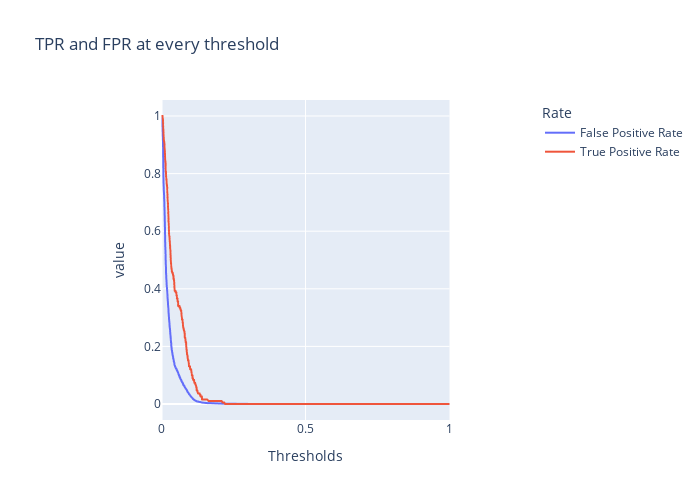

Notebook cell for this chart:
### Code cell
# Evaluating model performance at various thresholds
df = pd.DataFrame({
    'False Positive Rate': fpr,
    'True Positive Rate': tpr
}, index=thresholds)
df.index.name = "Thresholds"
df.columns.name = "Rate"

fig_thresh = px.line(
    df, title='TPR and FPR at every threshold',
    width=700, height=500
)

fig_thresh.update_yaxes(scaleanchor="x", scaleratio=1)
fig_thresh.update_xaxes(range=[0, 1], constrain='domain')
fig_thresh.show()

### Figure 1 — Plotly figure (JSON) as saved in the notebook; plotly's stock layout.template omitted (floating-point values rounded to 4 significant figures; data arrays with more than 128 entries replaced by an {"elided": "..."} marker saying what was removed)
{"data": [{"hovertemplate": "Rate=False Positive Rate<br>Thresholds=%{x}<br>value=%{y}<extra></extra>", "legendgroup": "False Positive Rate", "line": {"color": "#636efa", "dash": "solid"}, "mode": "lines", "name": "False Positive Rate", "showlegend": true, "type": "scattergl", "x": {"elided": "1837 float values"}, "xaxis": "x", "y": {"elided": "1837 float values"}, "yaxis": "y"}, {"hovertemplate": "Rate=True Positive Rate<br>Thresholds=%{x}<br>value=%{y}<extra></extra>", "legendgroup": "True Positive Rate", "line": {"color": "#EF553B", "dash": "solid"}, "mode": "lines", "name": "True Positive Rate", "showlegend": true, "type": "scattergl", "x": {"elided": "1837 float values"}, "xaxis": "x", "y": {"elided": "1837 float values"}, "yaxis": "y"}], "layout": {"height": 500, "legend": {"title": {"text": "Rate"}, "tracegroupgap": 0}, "title": {"text": "TPR and FPR at every threshold"}, "width": 700, "xaxis": {"anchor": "y", "constrain": "domain", "domain": [0, 1], "range": [0, 1], "title": {"text": "Thresholds"}}, "yaxis": {"anchor": "x", "domain": [0, 1], "scaleanchor": "x", "scaleratio": 1, "title": {"text": "value"}}}}
